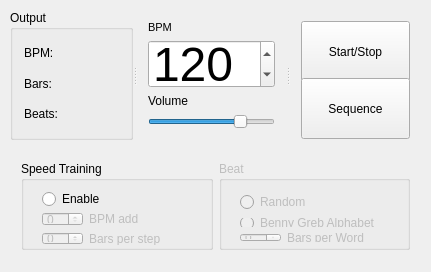
<?xml version="1.0" encoding="UTF-8"?>
<ui version="4.0">
 <class>MainWindow</class>
 <widget class="QMainWindow" name="MainWindow">
  <property name="geometry">
   <rect>
    <x>0</x>
    <y>0</y>
    <width>431</width>
    <height>272</height>
   </rect>
  </property>
  <property name="minimumSize">
   <size>
    <width>431</width>
    <height>272</height>
   </size>
  </property>
  <property name="maximumSize">
   <size>
    <width>431</width>
    <height>272</height>
   </size>
  </property>
  <property name="windowTitle">
   <string>Metronome</string>
  </property>
  <widget class="QWidget" name="centralWidget">
   <widget class="QSplitter" name="splitter">
    <property name="geometry">
     <rect>
      <x>10</x>
      <y>10</y>
      <width>411</width>
      <height>130</height>
     </rect>
    </property>
    <property name="orientation">
     <enum>Qt::Horizontal</enum>
    </property>
    <widget class="QGroupBox" name="groupBox">
     <property name="title">
      <string>Output</string>
     </property>
     <layout class="QVBoxLayout" name="verticalLayout_4">
      <item>
       <layout class="QHBoxLayout" name="horizontalLayout_4">
        <item>
         <widget class="QLabel" name="label_6">
          <property name="text">
           <string>BPM:</string>
          </property>
         </widget>
        </item>
        <item>
         <spacer name="horizontalSpacer">
          <property name="orientation">
           <enum>Qt::Horizontal</enum>
          </property>
          <property name="sizeHint" stdset="0">
           <size>
            <width>40</width>
            <height>20</height>
           </size>
          </property>
         </spacer>
        </item>
        <item>
         <widget class="QLabel" name="bpmOut">
          <property name="text">
           <string/>
          </property>
         </widget>
        </item>
       </layout>
      </item>
      <item>
       <layout class="QHBoxLayout" name="horizontalLayout_5">
        <item>
         <widget class="QLabel" name="label_7">
          <property name="text">
           <string>Bars:</string>
          </property>
         </widget>
        </item>
        <item>
         <spacer name="horizontalSpacer_5">
          <property name="orientation">
           <enum>Qt::Horizontal</enum>
          </property>
          <property name="sizeHint" stdset="0">
           <size>
            <width>40</width>
            <height>20</height>
           </size>
          </property>
         </spacer>
        </item>
        <item>
         <widget class="QLabel" name="barOut">
          <property name="text">
           <string/>
          </property>
         </widget>
        </item>
       </layout>
      </item>
      <item>
       <layout class="QHBoxLayout" name="horizontalLayout_6">
        <item>
         <widget class="QLabel" name="label_8">
          <property name="text">
           <string>Beats:</string>
          </property>
         </widget>
        </item>
        <item>
         <spacer name="horizontalSpacer_6">
          <property name="orientation">
           <enum>Qt::Horizontal</enum>
          </property>
          <property name="sizeHint" stdset="0">
           <size>
            <width>40</width>
            <height>20</height>
           </size>
          </property>
         </spacer>
        </item>
        <item>
         <widget class="QLabel" name="beatOut">
          <property name="text">
           <string/>
          </property>
         </widget>
        </item>
       </layout>
      </item>
     </layout>
    </widget>
    <widget class="QWidget" name="horizontalLayoutWidget">
     <layout class="QHBoxLayout" name="mainLayout">
      <item>
       <layout class="QVBoxLayout" name="verticalLayout_5">
        <item>
         <widget class="QLabel" name="label_4">
          <property name="font">
           <font>
            <pointsize>8</pointsize>
           </font>
          </property>
          <property name="text">
           <string>BPM</string>
          </property>
         </widget>
        </item>
        <item>
         <layout class="QVBoxLayout" name="bpLayout">
          <item>
           <widget class="QSpinBox" name="bpmSB">
            <property name="font">
             <font>
              <pointsize>36</pointsize>
             </font>
            </property>
            <property name="mouseTracking">
             <bool>true</bool>
            </property>
            <property name="minimum">
             <number>40</number>
            </property>
            <property name="maximum">
             <number>360</number>
            </property>
            <property name="value">
             <number>120</number>
            </property>
           </widget>
          </item>
         </layout>
        </item>
        <item>
         <widget class="QLabel" name="label_3">
          <property name="text">
           <string>Volume</string>
          </property>
         </widget>
        </item>
        <item>
         <widget class="QSlider" name="Volume">
          <property name="value">
           <number>75</number>
          </property>
          <property name="orientation">
           <enum>Qt::Horizontal</enum>
          </property>
         </widget>
        </item>
       </layout>
      </item>
     </layout>
    </widget>
    <widget class="QWidget" name="layoutWidget">
     <layout class="QVBoxLayout" name="verticalLayout_6">
      <item>
       <widget class="QPushButton" name="playButton">
        <property name="minimumSize">
         <size>
          <width>101</width>
          <height>61</height>
         </size>
        </property>
        <property name="text">
         <string>Start/Stop</string>
        </property>
        <property name="icon">
         <iconset theme="play">
          <normaloff>.</normaloff>.</iconset>
        </property>
        <property name="checkable">
         <bool>false</bool>
        </property>
       </widget>
      </item>
      <item>
       <widget class="QPushButton" name="SequenceButton">
        <property name="minimumSize">
         <size>
          <width>101</width>
          <height>61</height>
         </size>
        </property>
        <property name="text">
         <string>Sequence</string>
        </property>
        <property name="icon">
         <iconset theme="play">
          <normaloff>.</normaloff>.</iconset>
        </property>
        <property name="checkable">
         <bool>false</bool>
        </property>
       </widget>
      </item>
     </layout>
    </widget>
   </widget>
   <widget class="QWidget" name="layoutWidget">
    <property name="geometry">
     <rect>
      <x>10</x>
      <y>150</y>
      <width>411</width>
      <height>111</height>
     </rect>
    </property>
    <layout class="QHBoxLayout" name="horizontalLayout_7">
     <item>
      <widget class="QGroupBox" name="speed_trGB">
       <property name="title">
        <string>Speed Training</string>
       </property>
       <widget class="QWidget" name="layoutWidget">
        <property name="geometry">
         <rect>
          <x>10</x>
          <y>20</y>
          <width>161</width>
          <height>75</height>
         </rect>
        </property>
        <layout class="QVBoxLayout" name="verticalLayout_2">
         <item>
          <widget class="QRadioButton" name="en_sp_trRB">
           <property name="text">
            <string>Enable</string>
           </property>
          </widget>
         </item>
         <item>
          <layout class="QHBoxLayout" name="horizontalLayout_2">
           <item>
            <widget class="QSpinBox" name="add_bpmSB">
             <property name="enabled">
              <bool>false</bool>
             </property>
             <property name="value">
              <number>0</number>
             </property>
            </widget>
           </item>
           <item>
            <widget class="QLabel" name="label_2">
             <property name="enabled">
              <bool>false</bool>
             </property>
             <property name="text">
              <string>BPM add</string>
             </property>
            </widget>
           </item>
           <item>
            <spacer name="horizontalSpacer_2">
             <property name="orientation">
              <enum>Qt::Horizontal</enum>
             </property>
             <property name="sizeHint" stdset="0">
              <size>
               <width>40</width>
               <height>20</height>
              </size>
             </property>
            </spacer>
           </item>
          </layout>
         </item>
         <item>
          <layout class="QHBoxLayout" name="horizontalLayout_3">
           <item>
            <widget class="QSpinBox" name="barsLimitSB">
             <property name="enabled">
              <bool>false</bool>
             </property>
             <property name="value">
              <number>0</number>
             </property>
            </widget>
           </item>
           <item>
            <widget class="QLabel" name="label">
             <property name="enabled">
              <bool>false</bool>
             </property>
             <property name="text">
              <string>Bars per step</string>
             </property>
            </widget>
           </item>
           <item>
            <spacer name="horizontalSpacer_4">
             <property name="orientation">
              <enum>Qt::Horizontal</enum>
             </property>
             <property name="sizeHint" stdset="0">
              <size>
               <width>40</width>
               <height>20</height>
              </size>
             </property>
            </spacer>
           </item>
          </layout>
         </item>
        </layout>
       </widget>
      </widget>
     </item>
     <item>
      <widget class="QGroupBox" name="beatGB">
       <property name="enabled">
        <bool>false</bool>
       </property>
       <property name="title">
        <string>Beat</string>
       </property>
       <widget class="QWidget" name="layoutWidget">
        <property name="geometry">
         <rect>
          <x>10</x>
          <y>20</y>
          <width>164</width>
          <height>72</height>
         </rect>
        </property>
        <layout class="QVBoxLayout" name="verticalLayout_3">
         <item>
          <widget class="QRadioButton" name="radioButton_3">
           <property name="text">
            <string>Random</string>
           </property>
          </widget>
         </item>
         <item>
          <layout class="QVBoxLayout" name="verticalLayout">
           <item>
            <widget class="QRadioButton" name="radioButton_2">
             <property name="text">
              <string>Benny Greb Alphabet</string>
             </property>
            </widget>
           </item>
           <item>
            <layout class="QHBoxLayout" name="horizontalLayout">
             <item>
              <widget class="QSpinBox" name="spinBox"/>
             </item>
             <item>
              <widget class="QLabel" name="label_5">
               <property name="text">
                <string>Bars per Word</string>
               </property>
              </widget>
             </item>
             <item>
              <spacer name="horizontalSpacer_3">
               <property name="orientation">
                <enum>Qt::Horizontal</enum>
               </property>
               <property name="sizeHint" stdset="0">
                <size>
                 <width>40</width>
                 <height>20</height>
                </size>
               </property>
              </spacer>
             </item>
            </layout>
           </item>
          </layout>
         </item>
        </layout>
       </widget>
      </widget>
     </item>
    </layout>
   </widget>
  </widget>
 </widget>
 <layoutdefault spacing="6" margin="11"/>
 <resources/>
 <connections>
  <connection>
   <sender>en_sp_trRB</sender>
   <signal>toggled(bool)</signal>
   <receiver>add_bpmSB</receiver>
   <slot>setEnabled(bool)</slot>
   <hints>
    <hint type="sourcelabel">
     <x>77</x>
     <y>143</y>
    </hint>
    <hint type="destinationlabel">
     <x>54</x>
     <y>162</y>
    </hint>
   </hints>
  </connection>
  <connection>
   <sender>en_sp_trRB</sender>
   <signal>toggled(bool)</signal>
   <receiver>label_2</receiver>
   <slot>setEnabled(bool)</slot>
   <hints>
    <hint type="sourcelabel">
     <x>123</x>
     <y>142</y>
    </hint>
    <hint type="destinationlabel">
     <x>106</x>
     <y>169</y>
    </hint>
   </hints>
  </connection>
  <connection>
   <sender>en_sp_trRB</sender>
   <signal>toggled(bool)</signal>
   <receiver>barsLimitSB</receiver>
   <slot>setEnabled(bool)</slot>
   <hints>
    <hint type="sourcelabel">
     <x>100</x>
     <y>138</y>
    </hint>
    <hint type="destinationlabel">
     <x>61</x>
     <y>196</y>
    </hint>
   </hints>
  </connection>
  <connection>
   <sender>en_sp_trRB</sender>
   <signal>toggled(bool)</signal>
   <receiver>label</receiver>
   <slot>setEnabled(bool)</slot>
   <hints>
    <hint type="sourcelabel">
     <x>172</x>
     <y>144</y>
    </hint>
    <hint type="destinationlabel">
     <x>130</x>
     <y>195</y>
    </hint>
   </hints>
  </connection>
 </connections>
</ui>
